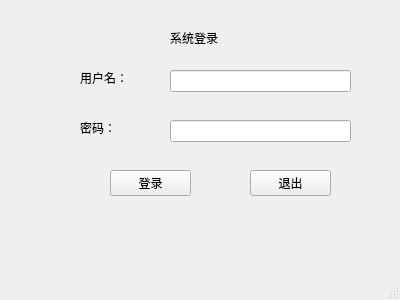
<?xml version="1.0" encoding="UTF-8"?>
<ui version="4.0">
 <class>MainWindow</class>
 <widget class="QMainWindow" name="MainWindow">
  <property name="geometry">
   <rect>
    <x>0</x>
    <y>0</y>
    <width>400</width>
    <height>300</height>
   </rect>
  </property>
  <property name="windowTitle">
   <string>按钮PushButton</string>
  </property>
  <widget class="QWidget" name="centralwidget">
   <widget class="QLabel" name="label">
    <property name="geometry">
     <rect>
      <x>170</x>
      <y>30</y>
      <width>61</width>
      <height>16</height>
     </rect>
    </property>
    <property name="text">
     <string>系统登录</string>
    </property>
   </widget>
   <widget class="QLabel" name="label_2">
    <property name="geometry">
     <rect>
      <x>80</x>
      <y>70</y>
      <width>60</width>
      <height>16</height>
     </rect>
    </property>
    <property name="text">
     <string>用户名：</string>
    </property>
   </widget>
   <widget class="QLineEdit" name="userNameLineEdit">
    <property name="geometry">
     <rect>
      <x>170</x>
      <y>70</y>
      <width>181</width>
      <height>22</height>
     </rect>
    </property>
   </widget>
   <widget class="QLabel" name="label_3">
    <property name="geometry">
     <rect>
      <x>80</x>
      <y>120</y>
      <width>60</width>
      <height>16</height>
     </rect>
    </property>
    <property name="text">
     <string>密码：</string>
    </property>
   </widget>
   <widget class="QLineEdit" name="passwordLineEdit">
    <property name="geometry">
     <rect>
      <x>170</x>
      <y>120</y>
      <width>181</width>
      <height>22</height>
     </rect>
    </property>
    <property name="echoMode">
     <enum>QLineEdit::Password</enum>
    </property>
   </widget>
   <widget class="QPushButton" name="loginPushButton">
    <property name="geometry">
     <rect>
      <x>110</x>
      <y>170</y>
      <width>81</width>
      <height>26</height>
     </rect>
    </property>
    <property name="text">
     <string>登录</string>
    </property>
    <property name="icon">
     <iconset>
      <normaloff>login.png</normaloff>login.png</iconset>
    </property>
   </widget>
   <widget class="QPushButton" name="exitPushButton">
    <property name="geometry">
     <rect>
      <x>250</x>
      <y>170</y>
      <width>81</width>
      <height>26</height>
     </rect>
    </property>
    <property name="text">
     <string>退出</string>
    </property>
    <property name="icon">
     <iconset>
      <normaloff>exit.png</normaloff>exit.png</iconset>
    </property>
   </widget>
  </widget>
  <widget class="QMenuBar" name="menubar">
   <property name="geometry">
    <rect>
     <x>0</x>
     <y>0</y>
     <width>400</width>
     <height>21</height>
    </rect>
   </property>
  </widget>
  <widget class="QStatusBar" name="statusbar"/>
 </widget>
 <resources/>
 <connections/>
</ui>
